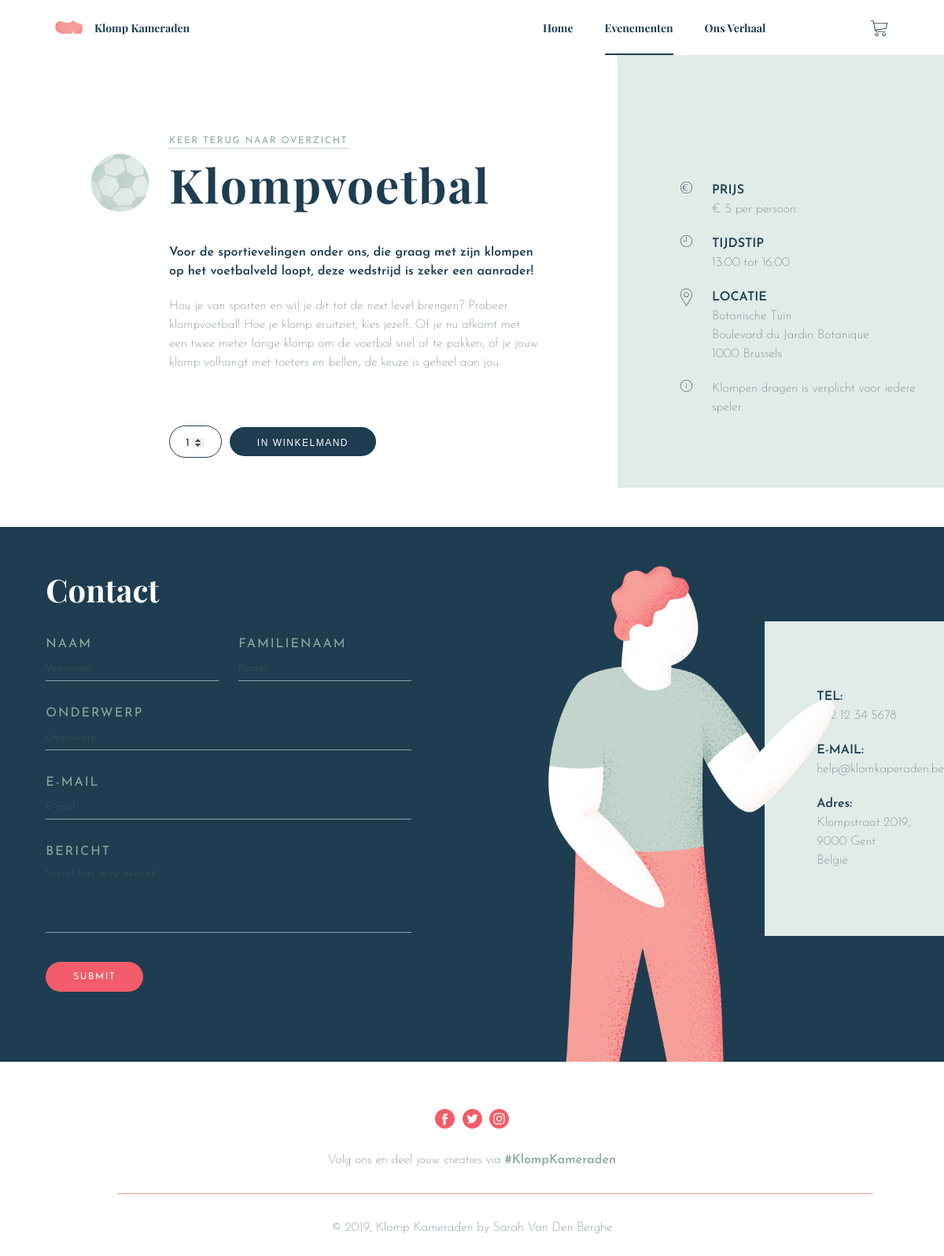
Screenshot of /index.php?page=detail&id=4 with the database file from the repository.
### tables this page shows
CREATE TABLE `int2_events` (
  `id` int(11) NOT NULL,
  `name` varchar(255) NOT NULL,
  `date` date NOT NULL,
  `price` decimal(10,0) NOT NULL,
  `slug` varchar(255) NOT NULL,
  `info` text NOT NULL,
  `time` varchar(255) NOT NULL,
  `location` varchar(255) NOT NULL,
  `requirements` varchar(255) NOT NULL,
  `image` varchar(30) NOT NULL
);

### controller/Controller.php (called while the page is built, shortened)
<?php
class Controller {
  public $route;
  public function filter() {
    call_user_func(array($this, $this->route['action']));
  }
  public function render() {
    $this->createViewVarWithContent();
  }
  private function createViewVarWithContent() {
    require __DIR__ . '/../view/' . strtolower($this->route['controller']) . '/' . $this->route['action'] . '.php';
  }
  private function renderInLayout() {
    include __DIR__ . '/../view/layout.php';
  }
}

### index.php (called while the page is built, shortened)
<?php
$routes = array(
  'home' => array(
    'controller' => 'Pages',
    'action' => 'index'
  ),
  'events' => array(
    'controller' => 'Pages',
    'action' => 'events'
  ),
    'detail' => array(
    'controller' => 'Pages',
    'action' => 'detail'
  ),
  'story' => array(
    'controller' => 'Pages',
    'action' => 'story'
   ),
   'cart' => array(
    'controller' => 'Orders',
    'action' => 'cart'
  ),
   'checkout' => array(
    'controller' => 'Orders',
    'action' => 'checkout'
  ),
   'confirmation' => array(
    'controller' => 'Orders',
    'action' => 'confirmation'
  )
);
$route = $routes[$_GET['page']];
$controllerObj = new $controllerName();
$controllerObj->route = $route;
$controllerObj->filter();
$controllerObj->render();

### controller/PagesController.php (called while the page is built, shortened)
<?php
require_once __DIR__ . '/Controller.php';
require_once __DIR__ . '/../dao/EventDAO.php';
class PagesController extends Controller {
  private $eventDAO;
  function __construct() {
    $this->eventDAO = new EventDAO();
  }
  public function detail() {
    if(!empty($_GET['id'])){
      $event = $this->eventDAO->selectById($_GET['id']);
    }
  }
}

### dao/EventDAO.php (called while the page is built, shortened)
<?php
class EventDAO extends DAO {
  public function selectById($id){
    $sql = "SELECT * FROM `int2_events` WHERE `id` = :id";
    $stmt = $this->pdo->prepare($sql);
    $stmt->bindValue(':id',$id);
    $stmt->execute();
    return $stmt->fetch(PDO::FETCH_ASSOC);
  }
}

### view/pages/detail.php (the view, shortened to what this page needs)
<article class="detail">
    <img class="detail__image" src="assets/img/events/<?php echo $event['image']; ?>.png" alt="<?php echo $event['image']; ?>" width="85">
    <div class="detail__text">
        <a class="detail__return" href="index.php?page=events#filter">Keer terug naar overzicht</a>
        <h1 class="title title--detail"><?php echo $event['name'] ?></h1>
        <p class="text--bold detail__slug"><?php echo $event['slug'] ?></p>
        <p><?php echo $event['info'] ?></p>
        <form method="post" action="index.php?page=cart" class="form-detail">
            <label class="quantity-label" for="quantity"><span class="hidden">Aantal</span>
                <input class="quantity quantity-input" id="quantity" type="number" size="2" min="1" max="10" name="quantity" value="1" />
            </label>
            <button class="button" type="submit" name="action" value="add">In winkelmand</button>
        </form>
    </div>
        <div class="detail__background">
    </div>
    <dl class="detail__practical">
        <dt class="text--bold detail__icon detail__icon--price">Prijs</dt>
        <dd>€ <?php echo $event['price'] ?> per persoon</dd>
        <dt class="text--bold detail__icon detail__icon--time">Tijdstip</dt>
        <dd><?php echo $event['time'] ?></dd>
        <dt class="text--bold detail__icon detail__icon--location">Locatie</dt>
        <dd><?php echo $event['location'] ?></dd>
        <dd class="detail__icon detail__icon--info"><?php echo $event['requirements'] ?></dd>
    </dl>
</article>

### css/style.css (style rules this page uses)
*, *::before, *::after { box-sizing: border-box; }
html { box-sizing: inherit; font-size: 62.5%; }
body { font-size: 1.6rem; line-height: 1.5; color: #1E3D51; font-family: 'Josefin', sans-serif; font-weight: 300; }
a { color: #1E3D51; }
input { font-family: 'Josefin', sans-serif; }
.button { color: white; text-transform: uppercase; letter-spacing: 0.15rem; font-size: 1.2rem; text-decoration: none; font-weight: 400; display: inline-block; padding: 1.3rem 3.5rem 1rem; background-color: #1E3D51; margin-top: 4rem; margin-bottom: 4rem; border-radius: 2.5rem; transition: 0.2s; width: fit-content; }
.title { font-size: 6rem; letter-spacing: 0.2rem; font-family: 'Playfair', serif; display: inline-block; margin: 19rem 0 3rem; }
.text--bold { font-weight: 700; }
dt { text-transform: uppercase; }
*::placeholder { font-size: 1.2rem; font-family: 'Josefin', sans-serif; letter-spacing: 0.1rem; font-weight: 300; }
dd { padding-bottom: 2rem; }
.detail { display: grid; grid-template-columns: 1fr 55rem 39rem 1fr; grid-column-gap: 2rem; }
.detail__image { margin-top: 19rem; margin-left: 11rem; }
.detail__practical { grid-column: 3 / 4; grid-row: 1 / 2; margin-top: 23rem; padding: 0 0 6rem 12rem; display: relative; z-index: 2; }
.detail__text { padding-right: 8rem; display: flex; flex-direction: column; }
.title--detail { margin-top: 0; }
.quantity-input { border: none; outline: none; display: inline-block; text-align:center; font-size: 1.4rem; }
.quantity-label { margin-right: 1rem; border: 0.1rem solid #1E3D51; padding: 1.3rem 1.5rem 1rem; border-radius: 2.5rem; }
.detail__return { margin-top: 17rem; display: inline-block; color: #8BAB9C; font-weight: 400; text-transform: uppercase; font-size: 1.2rem; letter-spacing: 0.15rem; text-decoration: none; border-bottom: 0.1rem dotted #8BAB9C; width: fit-content; }
.detail__background { background-color: #E1EBE8; grid-column: 3 / 5; grid-row: 1 / 2; display: relative; z-index: 1; }
.detail__slug { padding-bottom: 2rem; }
.detail__icon::before { content: " "; display: inline-block; width: 1.5rem; height: 1.5rem; margin-left: -4rem; margin-right: 2.5rem; }
.detail__icon--price::before { background-image: url('../assets/img/icons/price.svg'); }
.detail__icon--time::before { background-image: url('../assets/img/icons/time.svg'); }
.detail__icon--location::before { background-image: url('../assets/img/icons/location.svg'); height: 2.175rem; background-repeat: no-repeat; margin-bottom: -0.7rem; }
.detail__icon--info::before { background-image: url('../assets/img/icons/info.svg'); }
.form-detail { margin-top: 3rem; }
input.quantity { color: #1E3D51; width: 3rem; margin: 0 auto; }
button { border: none; }

### rows the page displays
int2_events: image (picture), name "Klompvoetbal", slug "Voor de sportievelingen onder ons, die graag met zijn klompen op het voetbalveld loopt, deze wedstrijd is zeker een aanrader!", info "Hou je van sporten en wil je dit tot de next level brengen? Probeer klompvoetbal! Hoe je klomp eruitziet, kies jezelf. Of je nu afkomt met een twee meter lange klomp om de voetbal snel af te pakken, of je jouw klomp volhangt met toeters en bellen, de keuze is geheel aan jou.", price "5", time "13:00 tot 16:00", location "Botanische Tuin Boulevard du Jardin Botanique 1000 Brussels", requirements "Klompen dragen is verplicht voor iedere speler."
